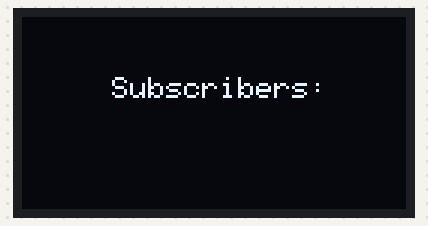
This sketch was run on a simulated ESP8266 (NodeMCU). On the bench: 128×64 one-colour display. WiFi joins after 1.5 s; servers stay silent unless stated; uploads are accepted with an empty reply; what the sketch prints to the serial monitor is not drawn.

Above: at 0.1 s.
At 3.5 s:
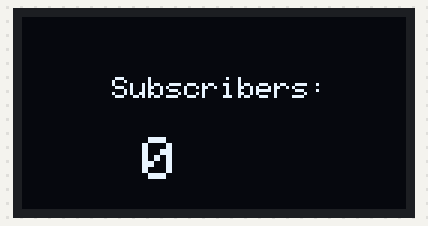

Measured:
- what the display in image 0 shows lasts 3.4 s, from 0.1 s to 3.5 s

The sketch:

GetSubscriberCount.ino
```cpp
#include <ESP8266WiFi.h>
#include <WiFiClientSecureBearSSL.h>
#include <ArduinoJson.h>
#include <Adafruit_SSD1306.h> // Include the Adafruit SSD1306 library for OLED display
#include <Adafruit_GFX.h>
#include <Wire.h>

#define OLED_RESET -1 // Reset pin # (or -1 if sharing Arduino reset pin)
Adafruit_SSD1306 display(128,64,&Wire,OLED_RESET);

const char* ssid = "WIFI_SSID";
const char* password = "WIFI_PASSWORD";
const char* host = "www.googleapis.com";
const char* apiKey = "YOUTUBE_DATA_API_KEY"; // Replace with your API key
const char* channelId = "YOUTUBE_CHANNEL_ID"; // Replace with your Channel ID note this is not same as channel name.

void setup() {
  Serial.begin(115200);

  // Initialize the OLED display with the I2C address 0x3C
  if(!display.begin(SSD1306_SWITCHCAPVCC, 0x3C)) {
    Serial.println(F("SSD1306 allocation failed"));
    for(;;);
  }

  // Clear the display buffer
  display.clearDisplay();
  display.display();
  // Clear the display buffer
  display.clearDisplay();

  // Display subscriber count on OLED display
  display.setTextSize(1);
  display.setTextColor(SSD1306_WHITE);
  display.setCursor(30,20);
  display.println("Subscribers:");

  display.display();
  delay(100);

  connectToWiFi();
}

void loop() {
  if (WiFi.status() == WL_CONNECTED) {
    getSubscriberCount();
  } else {
    connectToWiFi();
  }
  delay(10000); // Update subscriber count every 5 minutes
}

void connectToWiFi() {
  Serial.println("Connecting to WiFi...");
  WiFi.begin(ssid, password);
  while (WiFi.status() != WL_CONNECTED) {
    delay(1000);
    Serial.println("Connecting...");
  }
  Serial.println("Connected to WiFi");
}

void getSubscriberCount() {
  BearSSL::WiFiClientSecure client;
  client.setInsecure();
  if (!client.connect(host, 443)) {
    Serial.println("Connection failed");
    return;
  }

  Serial.println("Connected to Google API");

  String url = "/youtube/v3/channels?part=statistics&id=" + String(channelId) + "&key=" + String(apiKey);

  client.print(String("GET ") + url + " HTTP/1.1\r\n" +
               "Host: " + host + "\r\n" +
               "Connection: close\r\n\r\n");

  Serial.println("Request sent");
  Serial.println(host+url);
    String response = "";
  bool headersRead = false;
  bool jsonStarted = false;
  while (client.connected()) {
    String line = client.readStringUntil('\n');
    if (!headersRead) {
      if (line == "\r") {
        headersRead = true;
      }
    } else {
      if (jsonStarted || line.startsWith("{")) {
        jsonStarted = true;
        response += line;
      }
    }
  }

  Serial.println("Response received");

  DynamicJsonDocument doc(1024);
  deserializeJson(doc, response);
  JsonObject root = doc.as<JsonObject>();
  long subscriberCount = root["items"][0]["statistics"]["subscriberCount"];

  Serial.print("Subscriber count: ");
  Serial.println(subscriberCount);

  client.stop();

  // Clear the display buffer
  display.clearDisplay();

  // Display subscriber count on OLED display
  display.setTextSize(1);
  display.setTextColor(SSD1306_WHITE);
  display.setCursor(30,20);
  display.println("Subscribers:");
  display.setTextSize(2);
  display.setCursor(40,40);
  display.println(subscriberCount);
  display.display();
}
```
